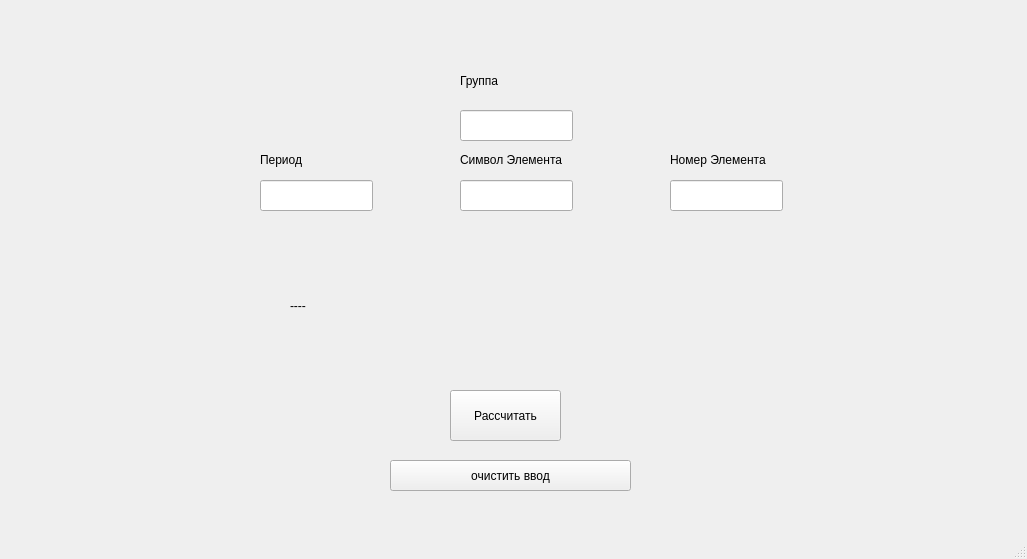
<?xml version="1.0" encoding="UTF-8"?>
<ui version="4.0">
 <class>MainWindow</class>
 <widget class="QMainWindow" name="MainWindow">
  <property name="geometry">
   <rect>
    <x>0</x>
    <y>0</y>
    <width>1027</width>
    <height>559</height>
   </rect>
  </property>
  <property name="windowTitle">
   <string>MainWindow</string>
  </property>
  <widget class="QWidget" name="centralwidget">
   <widget class="QPushButton" name="calculateButton">
    <property name="geometry">
     <rect>
      <x>450</x>
      <y>390</y>
      <width>111</width>
      <height>51</height>
     </rect>
    </property>
    <property name="text">
     <string>Рассчитать</string>
    </property>
   </widget>
   <widget class="QLineEdit" name="periodEdit">
    <property name="geometry">
     <rect>
      <x>260</x>
      <y>180</y>
      <width>113</width>
      <height>31</height>
     </rect>
    </property>
   </widget>
   <widget class="QLineEdit" name="groupEdit">
    <property name="geometry">
     <rect>
      <x>460</x>
      <y>110</y>
      <width>113</width>
      <height>31</height>
     </rect>
    </property>
   </widget>
   <widget class="QLineEdit" name="nameEdit">
    <property name="geometry">
     <rect>
      <x>460</x>
      <y>180</y>
      <width>113</width>
      <height>31</height>
     </rect>
    </property>
   </widget>
   <widget class="QLabel" name="outputLabel">
    <property name="geometry">
     <rect>
      <x>290</x>
      <y>290</y>
      <width>471</width>
      <height>31</height>
     </rect>
    </property>
    <property name="text">
     <string>----</string>
    </property>
   </widget>
   <widget class="QLineEdit" name="numberEdit">
    <property name="geometry">
     <rect>
      <x>670</x>
      <y>180</y>
      <width>113</width>
      <height>31</height>
     </rect>
    </property>
   </widget>
   <widget class="QLabel" name="label">
    <property name="geometry">
     <rect>
      <x>460</x>
      <y>70</y>
      <width>151</width>
      <height>21</height>
     </rect>
    </property>
    <property name="text">
     <string>Группа</string>
    </property>
   </widget>
   <widget class="QLabel" name="label_2">
    <property name="geometry">
     <rect>
      <x>260</x>
      <y>150</y>
      <width>161</width>
      <height>20</height>
     </rect>
    </property>
    <property name="text">
     <string>Период</string>
    </property>
   </widget>
   <widget class="QLabel" name="label_3">
    <property name="geometry">
     <rect>
      <x>460</x>
      <y>150</y>
      <width>161</width>
      <height>20</height>
     </rect>
    </property>
    <property name="text">
     <string>Символ Элемента</string>
    </property>
   </widget>
   <widget class="QLabel" name="label_4">
    <property name="geometry">
     <rect>
      <x>670</x>
      <y>150</y>
      <width>191</width>
      <height>20</height>
     </rect>
    </property>
    <property name="text">
     <string>Номер Элемента</string>
    </property>
   </widget>
   <widget class="QPushButton" name="pushButton">
    <property name="geometry">
     <rect>
      <x>390</x>
      <y>460</y>
      <width>241</width>
      <height>31</height>
     </rect>
    </property>
    <property name="text">
     <string>очистить ввод</string>
    </property>
   </widget>
  </widget>
  <widget class="QMenuBar" name="menubar">
   <property name="geometry">
    <rect>
     <x>0</x>
     <y>0</y>
     <width>1027</width>
     <height>21</height>
    </rect>
   </property>
  </widget>
  <widget class="QStatusBar" name="statusbar"/>
 </widget>
 <resources/>
 <connections/>
</ui>
